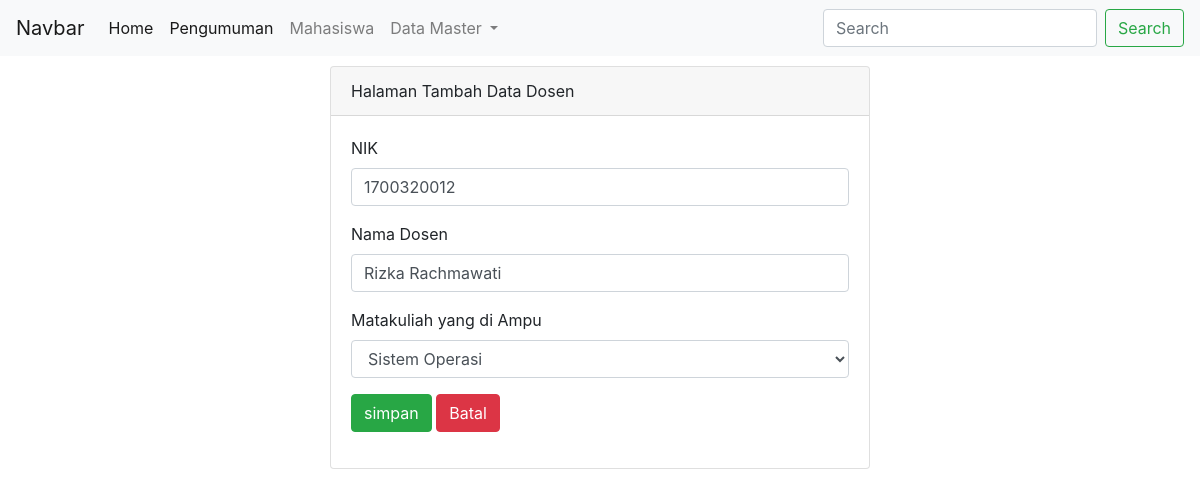
Screenshot of /index.php/admin/dosen/edit/1700320012 with the database file from the repository.
### tables this page shows
CREATE TABLE `dosen` (
  `nik` int(11) NOT NULL,
  `nama_dosen` varchar(255) NOT NULL,
  `matakuliah_yg_diampu` varchar(255) NOT NULL,
  `created_at` datetime NOT NULL DEFAULT CURRENT_TIMESTAMP
);

### application/controllers/admin/dosen.php (called while the page is built, shortened)
<?php
class dosen extends CI_Controller
{
	public function __construct()
	{
		$this->load->model('dosen_model');
	}
	public function edit($nik)
	{
		$data['judul'] = ' Data dosen';
		$data['sub_judul'] = ' Halaman Tambah Data Dosen';
		$data['halaman'] = 'admin/v_dosen_edit';
		$data['isi_tabel'] = $this->dosen_model->all();
		$data['isi_data'] =$this->dosen_model-> get_id($nik);
		$this->load->view('admin/v_template', $data);
	}
}
 ?>

### index.php (called while the page is built, shortened)
<?php
require_once BASEPATH.'core/CodeIgniter.php';

### application/models/dosen_model.php (called while the page is built, shortened)
<?php
class dosen_model extends CI_Model
{
	public function get_id($id)
	{
		$this->db->where('nik',$id);
		return $this->db->get('dosen')->row();
	}
}
 ?>

### application/views/admin/v_dosen_edit.php (the view, shortened to what this page needs)
<div class="col-md-6 offset-md-3">
  <div class="card">
    <div class="card-header"><?php echo $sub_judul; ?></div>
    <div class="card-body">
       <form action="<?php echo site_url('admin/dosen/proses_edit'); ?>" method="post">
      <div class="form-group">
        <label>NIK</label>
        <input class="form-control" name="nik"  value="<?php echo $isi_data->nik; ?>"></input>
      </div>
      <div class="form-group">
        <label>Nama Dosen</label>
        <input class="form-control" name="nama_dosen"  value="<?php echo $isi_data->nama_dosen; ?>"></input>
      </div>
      <div class="form-group">
        <label>Matakuliah yang di Ampu</label>
        <select class="form-control" name="matakuliah_yg_diampu"  value="<?php echo $isi_data->matakuliah_yg_diampu; ?>">
        <option value="Sistem Operasi">Sistem Operasi</option>
        </select>
      </div>
      <div class="form-group">
       <input type="submit" name="submit" value="simpan" class="btn btn-success">
      <a href="<?php echo site_url('admin/dosen'); ?>" class="btn btn-danger">Batal</a>
      </div>
    </form>
    </div>
  </div>
</div>

### rows the page displays
dosen: nik "1700320012", nama_dosen "Rizka Rachmawati", matakuliah_yg_diampu "Sistem Operasi"

### other values shown
$sub_judul "Halaman Tambah Data Dosen"
